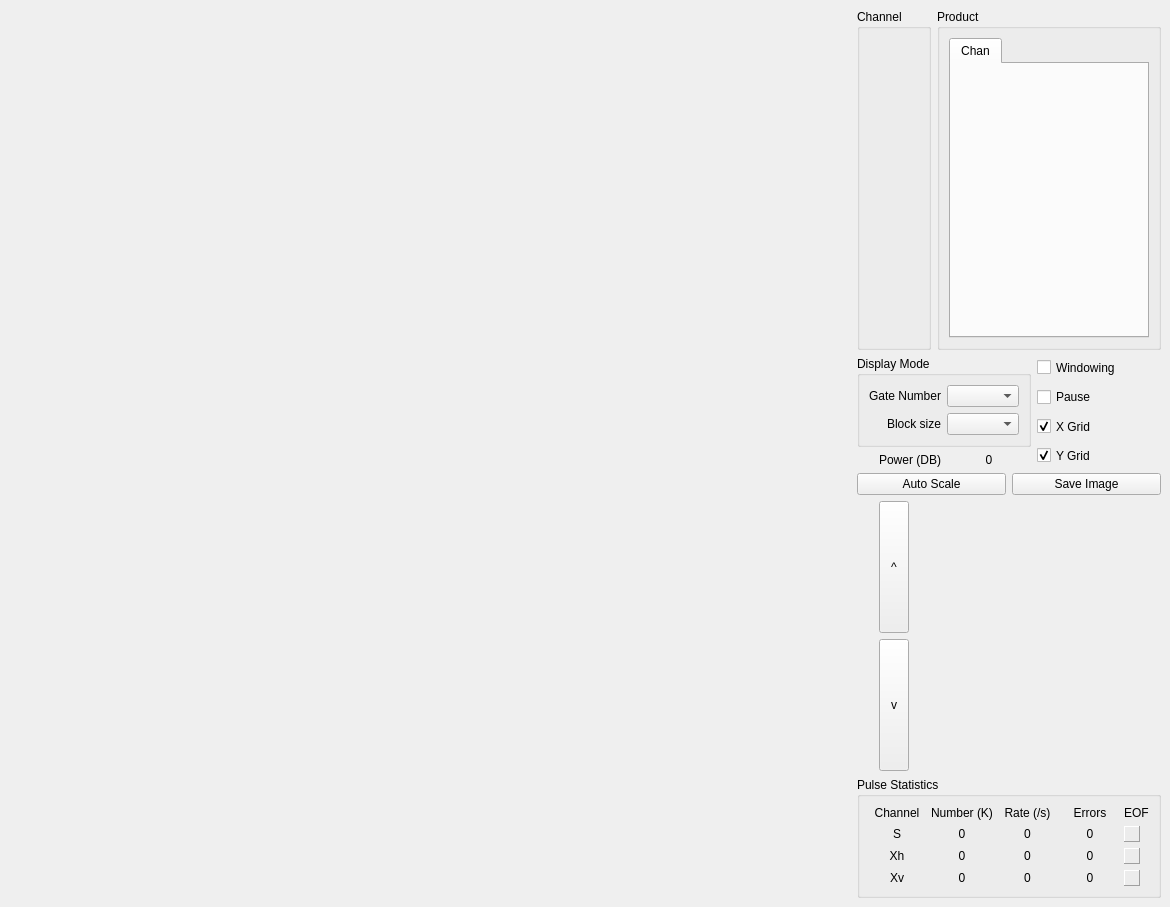
<ui version="4.0" >
 <class>HcrScope</class>
 <widget class="QWidget" name="HcrScope" >
  <property name="geometry" >
   <rect>
    <x>0</x>
    <y>0</y>
    <width>1170</width>
    <height>907</height>
   </rect>
  </property>
  <property name="windowTitle" >
   <string>HcrScope</string>
  </property>
  <layout class="QHBoxLayout" >
   <property name="margin" >
    <number>9</number>
   </property>
   <property name="spacing" >
    <number>6</number>
   </property>
   <item>
    <widget class="ScopePlot" name="_scopePlot" >
     <property name="sizePolicy" >
      <sizepolicy>
       <hsizetype>3</hsizetype>
       <vsizetype>3</vsizetype>
       <horstretch>0</horstretch>
       <verstretch>0</verstretch>
      </sizepolicy>
     </property>
     <property name="minimumSize" >
      <size>
       <width>600</width>
       <height>600</height>
      </size>
     </property>
    </widget>
   </item>
   <item>
    <layout class="QVBoxLayout" >
     <property name="margin" >
      <number>0</number>
     </property>
     <property name="spacing" >
      <number>6</number>
     </property>
     <item>
      <layout class="QHBoxLayout" >
       <property name="margin" >
        <number>0</number>
       </property>
       <property name="spacing" >
        <number>6</number>
       </property>
       <item>
        <widget class="QGroupBox" name="_chanBox" >
         <property name="sizePolicy" >
          <sizepolicy>
           <hsizetype>1</hsizetype>
           <vsizetype>1</vsizetype>
           <horstretch>0</horstretch>
           <verstretch>0</verstretch>
          </sizepolicy>
         </property>
         <property name="minimumSize" >
          <size>
           <width>0</width>
           <height>0</height>
          </size>
         </property>
         <property name="title" >
          <string>Channel</string>
         </property>
        </widget>
       </item>
       <item>
        <widget class="QGroupBox" name="groupBox_5" >
         <property name="sizePolicy" >
          <sizepolicy>
           <hsizetype>1</hsizetype>
           <vsizetype>5</vsizetype>
           <horstretch>0</horstretch>
           <verstretch>0</verstretch>
          </sizepolicy>
         </property>
         <property name="title" >
          <string>Product</string>
         </property>
         <layout class="QHBoxLayout" >
          <property name="margin" >
           <number>9</number>
          </property>
          <property name="spacing" >
           <number>6</number>
          </property>
          <item>
           <widget class="QTabWidget" name="_typeTab" >
            <property name="sizePolicy" >
             <sizepolicy>
              <hsizetype>1</hsizetype>
              <vsizetype>5</vsizetype>
              <horstretch>0</horstretch>
              <verstretch>0</verstretch>
             </sizepolicy>
            </property>
            <property name="minimumSize" >
             <size>
              <width>200</width>
              <height>300</height>
             </size>
            </property>
            <property name="maximumSize" >
             <size>
              <width>16777215</width>
              <height>16777215</height>
             </size>
            </property>
            <property name="toolTip" >
             <string>Select the displayed product.</string>
            </property>
            <widget class="QWidget" name="Channels" >
             <attribute name="title" >
              <string>Chan</string>
             </attribute>
            </widget>
           </widget>
          </item>
         </layout>
        </widget>
       </item>
      </layout>
     </item>
     <item>
      <layout class="QHBoxLayout" >
       <property name="margin" >
        <number>0</number>
       </property>
       <property name="spacing" >
        <number>6</number>
       </property>
       <item>
        <layout class="QVBoxLayout" >
         <property name="margin" >
          <number>0</number>
         </property>
         <property name="spacing" >
          <number>6</number>
         </property>
         <item>
          <widget class="QGroupBox" name="groupBox_2" >
           <property name="sizePolicy" >
            <sizepolicy>
             <hsizetype>1</hsizetype>
             <vsizetype>5</vsizetype>
             <horstretch>0</horstretch>
             <verstretch>0</verstretch>
            </sizepolicy>
           </property>
           <property name="title" >
            <string>Display Mode</string>
           </property>
           <layout class="QGridLayout" >
            <property name="margin" >
             <number>9</number>
            </property>
            <property name="spacing" >
             <number>6</number>
            </property>
            <item row="3" column="1" >
             <widget class="QComboBox" name="_gateNumber" >
              <property name="sizePolicy" >
               <sizepolicy>
                <hsizetype>1</hsizetype>
                <vsizetype>0</vsizetype>
                <horstretch>0</horstretch>
                <verstretch>0</verstretch>
               </sizepolicy>
              </property>
              <property name="toolTip" >
               <string>Select the gate for the one gate display.</string>
              </property>
             </widget>
            </item>
            <item row="3" column="0" >
             <widget class="QLabel" name="label" >
              <property name="sizePolicy" >
               <sizepolicy>
                <hsizetype>1</hsizetype>
                <vsizetype>5</vsizetype>
                <horstretch>0</horstretch>
                <verstretch>0</verstretch>
               </sizepolicy>
              </property>
              <property name="text" >
               <string>Gate Number</string>
              </property>
              <property name="alignment" >
               <set>Qt::AlignRight|Qt::AlignTrailing|Qt::AlignVCenter</set>
              </property>
             </widget>
            </item>
            <item row="4" column="1" >
             <widget class="QComboBox" name="_blockSizeCombo" >
              <property name="sizePolicy" >
               <sizepolicy>
                <hsizetype>1</hsizetype>
                <vsizetype>0</vsizetype>
                <horstretch>0</horstretch>
                <verstretch>0</verstretch>
               </sizepolicy>
              </property>
              <property name="toolTip" >
               <string>Set the number of samples for one gate mode.</string>
              </property>
             </widget>
            </item>
            <item row="4" column="0" >
             <widget class="QLabel" name="label_2" >
              <property name="sizePolicy" >
               <sizepolicy>
                <hsizetype>1</hsizetype>
                <vsizetype>5</vsizetype>
                <horstretch>0</horstretch>
                <verstretch>0</verstretch>
               </sizepolicy>
              </property>
              <property name="text" >
               <string>Block size</string>
              </property>
              <property name="alignment" >
               <set>Qt::AlignRight|Qt::AlignTrailing|Qt::AlignVCenter</set>
              </property>
             </widget>
            </item>
           </layout>
          </widget>
         </item>
         <item>
          <layout class="QHBoxLayout" >
           <property name="margin" >
            <number>0</number>
           </property>
           <property name="spacing" >
            <number>6</number>
           </property>
           <item>
            <widget class="QLabel" name="label_3" >
             <property name="sizePolicy" >
              <sizepolicy>
               <hsizetype>1</hsizetype>
               <vsizetype>5</vsizetype>
               <horstretch>0</horstretch>
               <verstretch>0</verstretch>
              </sizepolicy>
             </property>
             <property name="text" >
              <string>Power (DB)</string>
             </property>
             <property name="alignment" >
              <set>Qt::AlignRight|Qt::AlignTrailing|Qt::AlignVCenter</set>
             </property>
            </widget>
           </item>
           <item>
            <widget class="QLabel" name="_powerDB" >
             <property name="sizePolicy" >
              <sizepolicy>
               <hsizetype>1</hsizetype>
               <vsizetype>5</vsizetype>
               <horstretch>0</horstretch>
               <verstretch>0</verstretch>
              </sizepolicy>
             </property>
             <property name="text" >
              <string>0</string>
             </property>
             <property name="alignment" >
              <set>Qt::AlignCenter</set>
             </property>
            </widget>
           </item>
          </layout>
         </item>
        </layout>
       </item>
       <item>
        <layout class="QVBoxLayout" >
         <property name="margin" >
          <number>0</number>
         </property>
         <property name="spacing" >
          <number>6</number>
         </property>
         <item>
          <widget class="QCheckBox" name="_windowButton" >
           <property name="sizePolicy" >
            <sizepolicy>
             <hsizetype>1</hsizetype>
             <vsizetype>1</vsizetype>
             <horstretch>0</horstretch>
             <verstretch>0</verstretch>
            </sizepolicy>
           </property>
           <property name="toolTip" >
            <string>Enable time series windowing for the power spectrum.</string>
           </property>
           <property name="text" >
            <string>Windowing</string>
           </property>
          </widget>
         </item>
         <item>
          <widget class="QCheckBox" name="_pauseButton" >
           <property name="sizePolicy" >
            <sizepolicy>
             <hsizetype>1</hsizetype>
             <vsizetype>1</vsizetype>
             <horstretch>0</horstretch>
             <verstretch>0</verstretch>
            </sizepolicy>
           </property>
           <property name="toolTip" >
            <string>Pause the display.</string>
           </property>
           <property name="text" >
            <string>Pause</string>
           </property>
          </widget>
         </item>
         <item>
          <widget class="QCheckBox" name="_xGrid" >
           <property name="sizePolicy" >
            <sizepolicy>
             <hsizetype>1</hsizetype>
             <vsizetype>5</vsizetype>
             <horstretch>0</horstretch>
             <verstretch>0</verstretch>
            </sizepolicy>
           </property>
           <property name="toolTip" >
            <string>Enable X grid display.</string>
           </property>
           <property name="text" >
            <string>X Grid</string>
           </property>
           <property name="checked" >
            <bool>true</bool>
           </property>
          </widget>
         </item>
         <item>
          <widget class="QCheckBox" name="_yGrid" >
           <property name="sizePolicy" >
            <sizepolicy>
             <hsizetype>1</hsizetype>
             <vsizetype>5</vsizetype>
             <horstretch>0</horstretch>
             <verstretch>0</verstretch>
            </sizepolicy>
           </property>
           <property name="toolTip" >
            <string>Enable Y grid display.</string>
           </property>
           <property name="text" >
            <string>Y Grid</string>
           </property>
           <property name="checked" >
            <bool>true</bool>
           </property>
          </widget>
         </item>
        </layout>
       </item>
      </layout>
     </item>
     <item>
      <layout class="QHBoxLayout" >
       <property name="margin" >
        <number>0</number>
       </property>
       <property name="spacing" >
        <number>6</number>
       </property>
       <item>
        <widget class="QPushButton" name="_autoScale" >
         <property name="sizePolicy" >
          <sizepolicy>
           <hsizetype>1</hsizetype>
           <vsizetype>1</vsizetype>
           <horstretch>0</horstretch>
           <verstretch>0</verstretch>
          </sizepolicy>
         </property>
         <property name="toolTip" >
          <string>Auto scale the display.</string>
         </property>
         <property name="text" >
          <string>Auto Scale</string>
         </property>
        </widget>
       </item>
       <item>
        <widget class="QPushButton" name="_saveImage" >
         <property name="toolTip" >
          <string>Save the display image to a file.</string>
         </property>
         <property name="text" >
          <string>Save Image</string>
         </property>
        </widget>
       </item>
      </layout>
     </item>
     <item>
      <layout class="QHBoxLayout" >
       <property name="margin" >
        <number>0</number>
       </property>
       <property name="spacing" >
        <number>6</number>
       </property>
       <item>
        <layout class="QVBoxLayout" >
         <property name="margin" >
          <number>0</number>
         </property>
         <property name="spacing" >
          <number>6</number>
         </property>
         <item>
          <widget class="QToolButton" name="_up" >
           <property name="sizePolicy" >
            <sizepolicy>
             <hsizetype>0</hsizetype>
             <vsizetype>3</vsizetype>
             <horstretch>0</horstretch>
             <verstretch>0</verstretch>
            </sizepolicy>
           </property>
           <property name="minimumSize" >
            <size>
             <width>30</width>
             <height>0</height>
            </size>
           </property>
           <property name="maximumSize" >
            <size>
             <width>20</width>
             <height>16777215</height>
            </size>
           </property>
           <property name="toolTip" >
            <string>Scroll the display up.</string>
           </property>
           <property name="text" >
            <string>^</string>
           </property>
           <property name="autoRepeat" >
            <bool>true</bool>
           </property>
          </widget>
         </item>
         <item>
          <widget class="QToolButton" name="_dn" >
           <property name="sizePolicy" >
            <sizepolicy>
             <hsizetype>0</hsizetype>
             <vsizetype>3</vsizetype>
             <horstretch>0</horstretch>
             <verstretch>0</verstretch>
            </sizepolicy>
           </property>
           <property name="minimumSize" >
            <size>
             <width>30</width>
             <height>0</height>
            </size>
           </property>
           <property name="maximumSize" >
            <size>
             <width>30</width>
             <height>16777215</height>
            </size>
           </property>
           <property name="toolTip" >
            <string>Scroll the display down.</string>
           </property>
           <property name="text" >
            <string>v</string>
           </property>
           <property name="autoRepeat" >
            <bool>true</bool>
           </property>
          </widget>
         </item>
        </layout>
       </item>
       <item>
        <widget class="Knob" name="_gainKnob" >
         <property name="sizePolicy" >
          <sizepolicy>
           <hsizetype>1</hsizetype>
           <vsizetype>1</vsizetype>
           <horstretch>0</horstretch>
           <verstretch>0</verstretch>
          </sizepolicy>
         </property>
         <property name="minimumSize" >
          <size>
           <width>100</width>
           <height>0</height>
          </size>
         </property>
         <property name="maximumSize" >
          <size>
           <width>200</width>
           <height>16777215</height>
          </size>
         </property>
         <property name="toolTip" >
          <string>Change the vertical range of the display.</string>
         </property>
        </widget>
       </item>
      </layout>
     </item>
     <item>
      <widget class="QGroupBox" name="groupBox" >
       <property name="sizePolicy" >
        <sizepolicy>
         <hsizetype>1</hsizetype>
         <vsizetype>5</vsizetype>
         <horstretch>0</horstretch>
         <verstretch>0</verstretch>
        </sizepolicy>
       </property>
       <property name="title" >
        <string>Pulse Statistics</string>
       </property>
       <layout class="QVBoxLayout" >
        <property name="margin" >
         <number>9</number>
        </property>
        <property name="spacing" >
         <number>6</number>
        </property>
        <item>
         <layout class="QGridLayout" >
          <property name="margin" >
           <number>0</number>
          </property>
          <property name="spacing" >
           <number>6</number>
          </property>
          <item row="3" column="4" >
           <widget class="QLabel" name="_chan2led" >
            <property name="sizePolicy" >
             <sizepolicy>
              <hsizetype>1</hsizetype>
              <vsizetype>5</vsizetype>
              <horstretch>0</horstretch>
              <verstretch>0</verstretch>
             </sizepolicy>
            </property>
            <property name="minimumSize" >
             <size>
              <width>16</width>
              <height>16</height>
             </size>
            </property>
            <property name="maximumSize" >
             <size>
              <width>16</width>
              <height>16</height>
             </size>
            </property>
            <property name="focusPolicy" >
             <enum>Qt::NoFocus</enum>
            </property>
            <property name="frameShape" >
             <enum>QFrame::Panel</enum>
            </property>
            <property name="frameShadow" >
             <enum>QFrame::Raised</enum>
            </property>
            <property name="text" >
             <string/>
            </property>
            <property name="wordWrap" >
             <bool>false</bool>
            </property>
           </widget>
          </item>
          <item row="3" column="1" >
           <widget class="QLabel" name="_chan2pulseCount" >
            <property name="sizePolicy" >
             <sizepolicy>
              <hsizetype>1</hsizetype>
              <vsizetype>5</vsizetype>
              <horstretch>0</horstretch>
              <verstretch>0</verstretch>
             </sizepolicy>
            </property>
            <property name="text" >
             <string>0</string>
            </property>
            <property name="alignment" >
             <set>Qt::AlignCenter</set>
            </property>
            <property name="wordWrap" >
             <bool>false</bool>
            </property>
           </widget>
          </item>
          <item row="2" column="3" >
           <widget class="QLabel" name="_chan1errors" >
            <property name="sizePolicy" >
             <sizepolicy>
              <hsizetype>1</hsizetype>
              <vsizetype>5</vsizetype>
              <horstretch>0</horstretch>
              <verstretch>0</verstretch>
             </sizepolicy>
            </property>
            <property name="text" >
             <string>0</string>
            </property>
            <property name="alignment" >
             <set>Qt::AlignCenter</set>
            </property>
            <property name="wordWrap" >
             <bool>false</bool>
            </property>
           </widget>
          </item>
          <item row="1" column="0" >
           <widget class="QLabel" name="textLabel1_5" >
            <property name="sizePolicy" >
             <sizepolicy>
              <hsizetype>1</hsizetype>
              <vsizetype>5</vsizetype>
              <horstretch>0</horstretch>
              <verstretch>0</verstretch>
             </sizepolicy>
            </property>
            <property name="text" >
             <string>S</string>
            </property>
            <property name="alignment" >
             <set>Qt::AlignCenter</set>
            </property>
            <property name="wordWrap" >
             <bool>false</bool>
            </property>
           </widget>
          </item>
          <item row="1" column="3" >
           <widget class="QLabel" name="_chan0errors" >
            <property name="sizePolicy" >
             <sizepolicy>
              <hsizetype>1</hsizetype>
              <vsizetype>5</vsizetype>
              <horstretch>0</horstretch>
              <verstretch>0</verstretch>
             </sizepolicy>
            </property>
            <property name="text" >
             <string>0</string>
            </property>
            <property name="alignment" >
             <set>Qt::AlignCenter</set>
            </property>
            <property name="wordWrap" >
             <bool>false</bool>
            </property>
           </widget>
          </item>
          <item row="2" column="1" >
           <widget class="QLabel" name="_chan1pulseCount" >
            <property name="sizePolicy" >
             <sizepolicy>
              <hsizetype>1</hsizetype>
              <vsizetype>5</vsizetype>
              <horstretch>0</horstretch>
              <verstretch>0</verstretch>
             </sizepolicy>
            </property>
            <property name="text" >
             <string>0</string>
            </property>
            <property name="alignment" >
             <set>Qt::AlignCenter</set>
            </property>
            <property name="wordWrap" >
             <bool>false</bool>
            </property>
           </widget>
          </item>
          <item row="3" column="0" >
           <widget class="QLabel" name="textLabel1_5_3" >
            <property name="sizePolicy" >
             <sizepolicy>
              <hsizetype>1</hsizetype>
              <vsizetype>5</vsizetype>
              <horstretch>0</horstretch>
              <verstretch>0</verstretch>
             </sizepolicy>
            </property>
            <property name="text" >
             <string>Xv</string>
            </property>
            <property name="alignment" >
             <set>Qt::AlignCenter</set>
            </property>
            <property name="wordWrap" >
             <bool>false</bool>
            </property>
           </widget>
          </item>
          <item row="0" column="3" >
           <widget class="QLabel" name="textLabel3_3" >
            <property name="sizePolicy" >
             <sizepolicy>
              <hsizetype>1</hsizetype>
              <vsizetype>5</vsizetype>
              <horstretch>0</horstretch>
              <verstretch>0</verstretch>
             </sizepolicy>
            </property>
            <property name="text" >
             <string>Errors</string>
            </property>
            <property name="alignment" >
             <set>Qt::AlignCenter</set>
            </property>
            <property name="wordWrap" >
             <bool>false</bool>
            </property>
           </widget>
          </item>
          <item row="1" column="1" >
           <widget class="QLabel" name="_chan0pulseCount" >
            <property name="sizePolicy" >
             <sizepolicy>
              <hsizetype>1</hsizetype>
              <vsizetype>5</vsizetype>
              <horstretch>0</horstretch>
              <verstretch>0</verstretch>
             </sizepolicy>
            </property>
            <property name="text" >
             <string>0</string>
            </property>
            <property name="alignment" >
             <set>Qt::AlignCenter</set>
            </property>
            <property name="wordWrap" >
             <bool>false</bool>
            </property>
           </widget>
          </item>
          <item row="1" column="4" >
           <widget class="QLabel" name="_chan0led" >
            <property name="sizePolicy" >
             <sizepolicy>
              <hsizetype>1</hsizetype>
              <vsizetype>5</vsizetype>
              <horstretch>0</horstretch>
              <verstretch>0</verstretch>
             </sizepolicy>
            </property>
            <property name="minimumSize" >
             <size>
              <width>16</width>
              <height>16</height>
             </size>
            </property>
            <property name="maximumSize" >
             <size>
              <width>16</width>
              <height>16</height>
             </size>
            </property>
            <property name="focusPolicy" >
             <enum>Qt::NoFocus</enum>
            </property>
            <property name="frameShape" >
             <enum>QFrame::Panel</enum>
            </property>
            <property name="frameShadow" >
             <enum>QFrame::Raised</enum>
            </property>
            <property name="text" >
             <string/>
            </property>
            <property name="wordWrap" >
             <bool>false</bool>
            </property>
           </widget>
          </item>
          <item row="0" column="4" >
           <widget class="QLabel" name="textLabel1" >
            <property name="sizePolicy" >
             <sizepolicy>
              <hsizetype>1</hsizetype>
              <vsizetype>5</vsizetype>
              <horstretch>0</horstretch>
              <verstretch>0</verstretch>
             </sizepolicy>
            </property>
            <property name="text" >
             <string>EOF</string>
            </property>
            <property name="wordWrap" >
             <bool>false</bool>
            </property>
           </widget>
          </item>
          <item row="3" column="3" >
           <widget class="QLabel" name="_chan2errors" >
            <property name="sizePolicy" >
             <sizepolicy>
              <hsizetype>1</hsizetype>
              <vsizetype>5</vsizetype>
              <horstretch>0</horstretch>
              <verstretch>0</verstretch>
             </sizepolicy>
            </property>
            <property name="text" >
             <string>0</string>
            </property>
            <property name="alignment" >
             <set>Qt::AlignCenter</set>
            </property>
            <property name="wordWrap" >
             <bool>false</bool>
            </property>
           </widget>
          </item>
          <item row="0" column="0" >
           <widget class="QLabel" name="textLabel4" >
            <property name="sizePolicy" >
             <sizepolicy>
              <hsizetype>1</hsizetype>
              <vsizetype>5</vsizetype>
              <horstretch>0</horstretch>
              <verstretch>0</verstretch>
             </sizepolicy>
            </property>
            <property name="text" >
             <string>Channel</string>
            </property>
            <property name="alignment" >
             <set>Qt::AlignCenter</set>
            </property>
            <property name="wordWrap" >
             <bool>false</bool>
            </property>
           </widget>
          </item>
          <item row="2" column="0" >
           <widget class="QLabel" name="textLabel1_5_2" >
            <property name="sizePolicy" >
             <sizepolicy>
              <hsizetype>1</hsizetype>
              <vsizetype>5</vsizetype>
              <horstretch>0</horstretch>
              <verstretch>0</verstretch>
             </sizepolicy>
            </property>
            <property name="text" >
             <string>Xh</string>
            </property>
            <property name="alignment" >
             <set>Qt::AlignCenter</set>
            </property>
            <property name="wordWrap" >
             <bool>false</bool>
            </property>
           </widget>
          </item>
          <item row="0" column="2" >
           <widget class="QLabel" name="textLabel3_2" >
            <property name="sizePolicy" >
             <sizepolicy>
              <hsizetype>1</hsizetype>
              <vsizetype>5</vsizetype>
              <horstretch>0</horstretch>
              <verstretch>0</verstretch>
             </sizepolicy>
            </property>
            <property name="text" >
             <string>Rate (/s)</string>
            </property>
            <property name="alignment" >
             <set>Qt::AlignCenter</set>
            </property>
            <property name="wordWrap" >
             <bool>false</bool>
            </property>
           </widget>
          </item>
          <item row="3" column="2" >
           <widget class="QLabel" name="_chan2pulseRate" >
            <property name="sizePolicy" >
             <sizepolicy>
              <hsizetype>1</hsizetype>
              <vsizetype>5</vsizetype>
              <horstretch>0</horstretch>
              <verstretch>0</verstretch>
             </sizepolicy>
            </property>
            <property name="text" >
             <string>0</string>
            </property>
            <property name="alignment" >
             <set>Qt::AlignCenter</set>
            </property>
            <property name="wordWrap" >
             <bool>false</bool>
            </property>
           </widget>
          </item>
          <item row="1" column="2" >
           <widget class="QLabel" name="_chan0pulseRate" >
            <property name="sizePolicy" >
             <sizepolicy>
              <hsizetype>1</hsizetype>
              <vsizetype>5</vsizetype>
              <horstretch>0</horstretch>
              <verstretch>0</verstretch>
             </sizepolicy>
            </property>
            <property name="text" >
             <string>0</string>
            </property>
            <property name="alignment" >
             <set>Qt::AlignCenter</set>
            </property>
            <property name="wordWrap" >
             <bool>false</bool>
            </property>
           </widget>
          </item>
          <item row="2" column="4" >
           <widget class="QLabel" name="_chan1led" >
            <property name="sizePolicy" >
             <sizepolicy>
              <hsizetype>1</hsizetype>
              <vsizetype>5</vsizetype>
              <horstretch>0</horstretch>
              <verstretch>0</verstretch>
             </sizepolicy>
            </property>
            <property name="minimumSize" >
             <size>
              <width>16</width>
              <height>16</height>
             </size>
            </property>
            <property name="maximumSize" >
             <size>
              <width>16</width>
              <height>16</height>
             </size>
            </property>
            <property name="focusPolicy" >
             <enum>Qt::NoFocus</enum>
            </property>
            <property name="frameShape" >
             <enum>QFrame::Panel</enum>
            </property>
            <property name="frameShadow" >
             <enum>QFrame::Raised</enum>
            </property>
            <property name="text" >
             <string/>
            </property>
            <property name="wordWrap" >
             <bool>false</bool>
            </property>
           </widget>
          </item>
          <item row="0" column="1" >
           <widget class="QLabel" name="textLabel3" >
            <property name="sizePolicy" >
             <sizepolicy>
              <hsizetype>1</hsizetype>
              <vsizetype>5</vsizetype>
              <horstretch>0</horstretch>
              <verstretch>0</verstretch>
             </sizepolicy>
            </property>
            <property name="text" >
             <string>Number (K)</string>
            </property>
            <property name="alignment" >
             <set>Qt::AlignCenter</set>
            </property>
            <property name="wordWrap" >
             <bool>false</bool>
            </property>
           </widget>
          </item>
          <item row="2" column="2" >
           <widget class="QLabel" name="_chan1pulseRate" >
            <property name="sizePolicy" >
             <sizepolicy>
              <hsizetype>1</hsizetype>
              <vsizetype>5</vsizetype>
              <horstretch>0</horstretch>
              <verstretch>0</verstretch>
             </sizepolicy>
            </property>
            <property name="text" >
             <string>0</string>
            </property>
            <property name="alignment" >
             <set>Qt::AlignCenter</set>
            </property>
            <property name="wordWrap" >
             <bool>false</bool>
            </property>
           </widget>
          </item>
         </layout>
        </item>
       </layout>
      </widget>
     </item>
    </layout>
   </item>
  </layout>
 </widget>
 <customwidgets>
  <customwidget>
   <class>ScopePlot</class>
   <extends>QWidget</extends>
   <header>ScopePlot.h</header>
  </customwidget>
  <customwidget>
   <class>Knob</class>
   <extends>QWidget</extends>
   <header>Knob.h</header>
  </customwidget>
 </customwidgets>
 <resources/>
 <connections/>
</ui>
